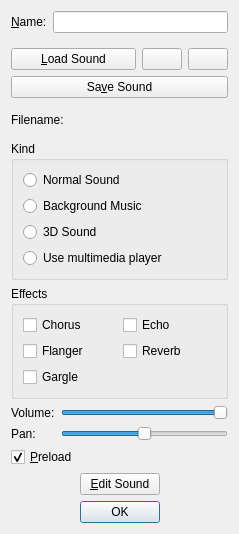
<?xml version="1.0" encoding="UTF-8"?>
<ui version="4.0">
 <class>SoundPropertiesDialog</class>
 <widget class="QDialog" name="SoundPropertiesDialog">
  <property name="geometry">
   <rect>
    <x>0</x>
    <y>0</y>
    <width>239</width>
    <height>534</height>
   </rect>
  </property>
  <property name="windowTitle">
   <string>Sound Properties</string>
  </property>
  <property name="windowIcon">
   <iconset resource="../../../resources.qrc">
    <normaloff>:/qtgameengine/icons/sound-file.png</normaloff>:/qtgameengine/icons/sound-file.png</iconset>
  </property>
  <layout class="QVBoxLayout" name="verticalLayout_4">
   <item>
    <layout class="QFormLayout" name="formLayout">
     <item row="0" column="0">
      <widget class="QLabel" name="labelName">
       <property name="text">
        <string>&amp;Name:</string>
       </property>
       <property name="buddy">
        <cstring>lineEditName</cstring>
       </property>
      </widget>
     </item>
     <item row="0" column="1">
      <widget class="QLineEdit" name="lineEditName">
       <property name="toolTip">
        <string>The name of the sound</string>
       </property>
      </widget>
     </item>
    </layout>
   </item>
   <item>
    <layout class="QHBoxLayout" name="horizontalLayout" stretch="1,0,0">
     <item>
      <widget class="QPushButton" name="pushButtonLoad">
       <property name="toolTip">
        <string>Load the sound from a file</string>
       </property>
       <property name="text">
        <string>&amp;Load Sound</string>
       </property>
       <property name="icon">
        <iconset resource="../../../resources.qrc">
         <normaloff>:/qtgameengine/icons/open.png</normaloff>:/qtgameengine/icons/open.png</iconset>
       </property>
      </widget>
     </item>
     <item>
      <widget class="QPushButton" name="pushButtonPlay">
       <property name="toolTip">
        <string>Play the sound</string>
       </property>
       <property name="text">
        <string notr="true"/>
       </property>
       <property name="icon">
        <iconset resource="../../../resources.qrc">
         <normaloff>:/qtgameengine/icons/run.png</normaloff>:/qtgameengine/icons/run.png</iconset>
       </property>
      </widget>
     </item>
     <item>
      <widget class="QPushButton" name="pushButtonStop">
       <property name="toolTip">
        <string>Stop the sound</string>
       </property>
       <property name="text">
        <string notr="true"/>
       </property>
       <property name="icon">
        <iconset resource="../../../resources.qrc">
         <normaloff>:/qtgameengine/icons/exit.png</normaloff>:/qtgameengine/icons/exit.png</iconset>
       </property>
      </widget>
     </item>
    </layout>
   </item>
   <item>
    <widget class="QPushButton" name="pushButtonSave">
     <property name="toolTip">
      <string>Save the sound to a file</string>
     </property>
     <property name="text">
      <string>Sa&amp;ve Sound</string>
     </property>
     <property name="icon">
      <iconset resource="../../../resources.qrc">
       <normaloff>:/qtgameengine/icons/save.png</normaloff>:/qtgameengine/icons/save.png</iconset>
     </property>
    </widget>
   </item>
   <item>
    <widget class="QLabel" name="labelFilename">
     <property name="text">
      <string>Filename:</string>
     </property>
    </widget>
   </item>
   <item>
    <widget class="QGroupBox" name="groupBoxKind">
     <property name="toolTip">
      <string>Set the kind of this sound</string>
     </property>
     <property name="title">
      <string>Kind</string>
     </property>
     <layout class="QVBoxLayout" name="verticalLayout">
      <item>
       <widget class="QRadioButton" name="radioButtonNormal">
        <property name="text">
         <string>Normal Sound</string>
        </property>
       </widget>
      </item>
      <item>
       <widget class="QRadioButton" name="radioButtonMusic">
        <property name="text">
         <string>Background Music</string>
        </property>
       </widget>
      </item>
      <item>
       <widget class="QRadioButton" name="radioButton3D">
        <property name="text">
         <string>3D Sound</string>
        </property>
       </widget>
      </item>
      <item>
       <widget class="QRadioButton" name="radioButtonMultimedia">
        <property name="text">
         <string>Use multimedia player</string>
        </property>
       </widget>
      </item>
     </layout>
    </widget>
   </item>
   <item>
    <widget class="QGroupBox" name="groupBoxEffects">
     <property name="toolTip">
      <string>Set the effects to apply for the sound</string>
     </property>
     <property name="title">
      <string>Effects</string>
     </property>
     <layout class="QGridLayout" name="gridLayout">
      <item row="1" column="0">
       <widget class="QCheckBox" name="checkBoxFlanger">
        <property name="text">
         <string>Flanger</string>
        </property>
       </widget>
      </item>
      <item row="0" column="0">
       <widget class="QCheckBox" name="checkBoxChorus">
        <property name="text">
         <string>Chorus</string>
        </property>
       </widget>
      </item>
      <item row="2" column="0">
       <widget class="QCheckBox" name="checkBoxGargle">
        <property name="text">
         <string>Gargle</string>
        </property>
       </widget>
      </item>
      <item row="0" column="1">
       <widget class="QCheckBox" name="checkBoxEcho">
        <property name="text">
         <string>Echo</string>
        </property>
       </widget>
      </item>
      <item row="1" column="1">
       <widget class="QCheckBox" name="checkBoxReverb">
        <property name="text">
         <string>Reverb</string>
        </property>
       </widget>
      </item>
     </layout>
    </widget>
   </item>
   <item>
    <layout class="QFormLayout" name="formLayout_2">
     <item row="0" column="0">
      <widget class="QLabel" name="labelVolume">
       <property name="text">
        <string>Volume:</string>
       </property>
       <property name="buddy">
        <cstring>horizontalSliderVolume</cstring>
       </property>
      </widget>
     </item>
     <item row="0" column="1">
      <widget class="QSlider" name="horizontalSliderVolume">
       <property name="toolTip">
        <string>Indicates the default volume for the sound</string>
       </property>
       <property name="maximum">
        <number>100</number>
       </property>
       <property name="value">
        <number>100</number>
       </property>
       <property name="orientation">
        <enum>Qt::Horizontal</enum>
       </property>
      </widget>
     </item>
     <item row="1" column="0">
      <widget class="QLabel" name="labelPan">
       <property name="text">
        <string>Pan:</string>
       </property>
       <property name="buddy">
        <cstring>horizontalSliderPan</cstring>
       </property>
      </widget>
     </item>
     <item row="1" column="1">
      <widget class="QSlider" name="horizontalSliderPan">
       <property name="toolTip">
        <string>Indicates the default pan for the sound</string>
       </property>
       <property name="minimum">
        <number>-100</number>
       </property>
       <property name="maximum">
        <number>100</number>
       </property>
       <property name="orientation">
        <enum>Qt::Horizontal</enum>
       </property>
       <property name="invertedAppearance">
        <bool>false</bool>
       </property>
       <property name="invertedControls">
        <bool>false</bool>
       </property>
      </widget>
     </item>
    </layout>
   </item>
   <item>
    <widget class="QCheckBox" name="checkBoxPreload">
     <property name="toolTip">
      <string>Indicates whether to preload the sound when the game starts</string>
     </property>
     <property name="text">
      <string>&amp;Preload</string>
     </property>
     <property name="checked">
      <bool>true</bool>
     </property>
    </widget>
   </item>
   <item>
    <layout class="QHBoxLayout" name="horizontalLayout_2">
     <item>
      <spacer name="horizontalSpacer">
       <property name="orientation">
        <enum>Qt::Horizontal</enum>
       </property>
       <property name="sizeHint" stdset="0">
        <size>
         <width>40</width>
         <height>20</height>
        </size>
       </property>
      </spacer>
     </item>
     <item>
      <widget class="QPushButton" name="pushButtonEdit">
       <property name="toolTip">
        <string>Edit the sound using an external sound editor</string>
       </property>
       <property name="text">
        <string>&amp;Edit Sound</string>
       </property>
       <property name="icon">
        <iconset resource="../../../resources.qrc">
         <normaloff>:/qtgameengine/icons/sound.png</normaloff>:/qtgameengine/icons/sound.png</iconset>
       </property>
      </widget>
     </item>
     <item>
      <spacer name="horizontalSpacer_2">
       <property name="orientation">
        <enum>Qt::Horizontal</enum>
       </property>
       <property name="sizeHint" stdset="0">
        <size>
         <width>40</width>
         <height>20</height>
        </size>
       </property>
      </spacer>
     </item>
    </layout>
   </item>
   <item>
    <widget class="QDialogButtonBox" name="buttonBox">
     <property name="standardButtons">
      <set>QDialogButtonBox::Ok</set>
     </property>
     <property name="centerButtons">
      <bool>true</bool>
     </property>
    </widget>
   </item>
  </layout>
 </widget>
 <resources>
  <include location="../../../resources.qrc"/>
 </resources>
 <connections>
  <connection>
   <sender>buttonBox</sender>
   <signal>accepted()</signal>
   <receiver>SoundPropertiesDialog</receiver>
   <slot>accept()</slot>
   <hints>
    <hint type="sourcelabel">
     <x>119</x>
     <y>480</y>
    </hint>
    <hint type="destinationlabel">
     <x>119</x>
     <y>266</y>
    </hint>
   </hints>
  </connection>
  <connection>
   <sender>buttonBox</sender>
   <signal>rejected()</signal>
   <receiver>SoundPropertiesDialog</receiver>
   <slot>reject()</slot>
   <hints>
    <hint type="sourcelabel">
     <x>119</x>
     <y>512</y>
    </hint>
    <hint type="destinationlabel">
     <x>119</x>
     <y>266</y>
    </hint>
   </hints>
  </connection>
 </connections>
</ui>
